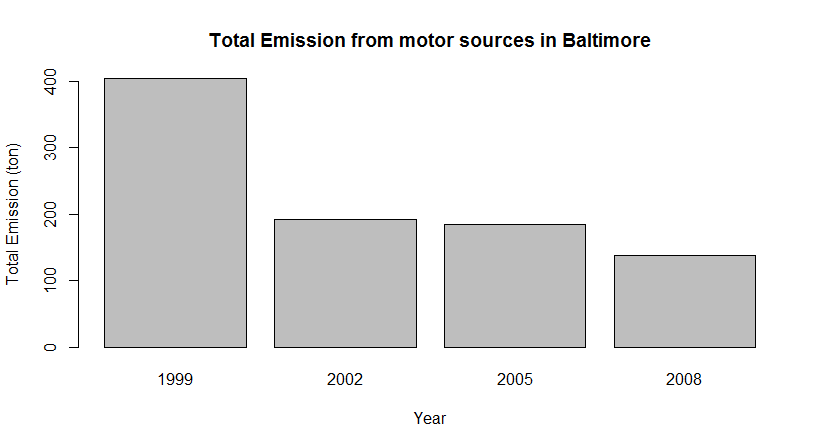

R code for this plot:
# subsetting SCC with vehicle values
vehicleRecords  <- grepl("vehicle", SCC$SCC.Level.Two, ignore.case=TRUE)
subsetSCC <- SCC[vehicleRecords, ]

# merging dataframes
NEISCC <- merge(daraForBaltimore, subsetSCC, by="SCC")

# summing emission data per year per type
totalEmissions <- tapply(NEISCC$Emissions, NEISCC$year, sum)

# plotting
barplot(totalEmissions, xlab = "Year", ylab = "Total Emission (ton)", 
        main = "Total Emission from motor sources in Baltimore")
